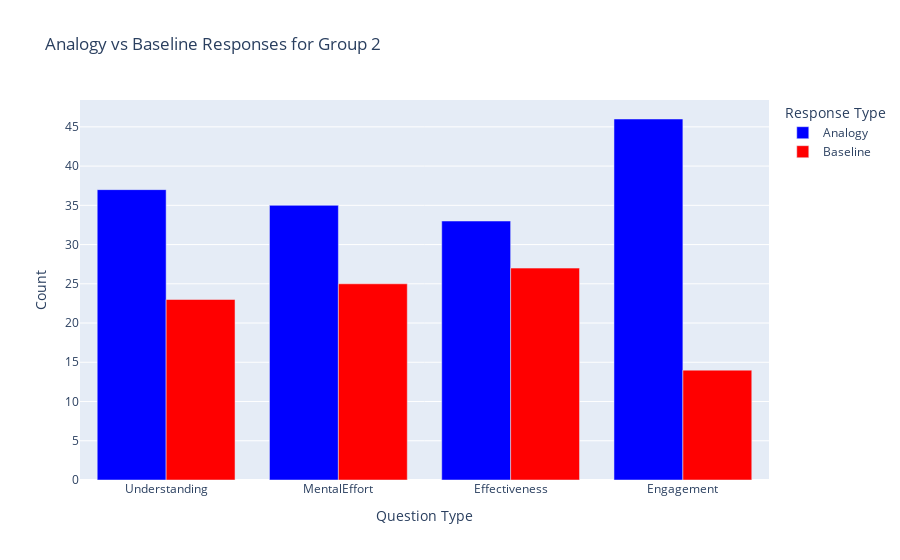

Notebook code cell kept with this figure:
### Code cell
# Columns for Group 2 (Understanding-BA, Effort-BA, Effectiveness-BA, Preference-BA)
group_2_columns = ['Understanding', 'MentalEffort', 'Effectiveness', 'Engagement']

# Count A/B for each question in Group 2
group_2_counts = count_A_B_per_question(group_2_data, group_2_columns)

# Prepare the data for plotting (convert counts into a DataFrame)
plot_data_group_2 = []

for question, counts in group_2_counts.items():
    plot_data_group_2.append({'Question': question, 'Response': 'Analogy', 'Count': counts['Analogy']})
    plot_data_group_2.append({'Question': question, 'Response': 'Baseline', 'Count': counts['Baseline']})

group_2_plot_df = pd.DataFrame(plot_data_group_2)

# Plot the bar chart for Group 2, showing Analogy vs Baseline for each question
fig_group_2 = px.bar(group_2_plot_df, x='Question', y='Count', color='Response', barmode='group',
                     title="Analogy vs Baseline Responses for Group 2",
                     labels={'Question': 'Question Type', 'Count': 'Number of Responses', 'Response': 'Response Type'},
                     color_discrete_map={'Analogy': 'blue', 'Baseline': 'red'})

fig_group_2.update_layout(xaxis_title="Question Type", yaxis_title="Count", barmode='group')

# Show the plot for Group 2
fig_group_2.show()

### Figure 1 — Plotly figure (JSON) as saved in the notebook; plotly's stock layout.template omitted (floating-point values rounded to 4 significant figures)
{"data": [{"alignmentgroup": "True", "hovertemplate": "Response Type=Analogy<br>Question Type=%{x}<br>Number of Responses=%{y}<extra></extra>", "legendgroup": "Analogy", "marker": {"color": "blue", "pattern": {"shape": ""}}, "name": "Analogy", "offsetgroup": "Analogy", "orientation": "v", "showlegend": true, "textposition": "auto", "type": "bar", "x": ["Understanding", "MentalEffort", "Effectiveness", "Engagement"], "xaxis": "x", "y": [37, 35, 33, 46], "yaxis": "y"}, {"alignmentgroup": "True", "hovertemplate": "Response Type=Baseline<br>Question Type=%{x}<br>Number of Responses=%{y}<extra></extra>", "legendgroup": "Baseline", "marker": {"color": "red", "pattern": {"shape": ""}}, "name": "Baseline", "offsetgroup": "Baseline", "orientation": "v", "showlegend": true, "textposition": "auto", "type": "bar", "x": ["Understanding", "MentalEffort", "Effectiveness", "Engagement"], "xaxis": "x", "y": [23, 25, 27, 14], "yaxis": "y"}], "layout": {"barmode": "group", "legend": {"title": {"text": "Response Type"}, "tracegroupgap": 0}, "title": {"text": "Analogy vs Baseline Responses for Group 2"}, "xaxis": {"anchor": "y", "domain": [0, 1], "title": {"text": "Question Type"}}, "yaxis": {"anchor": "x", "domain": [0, 1], "title": {"text": "Count"}}}}
